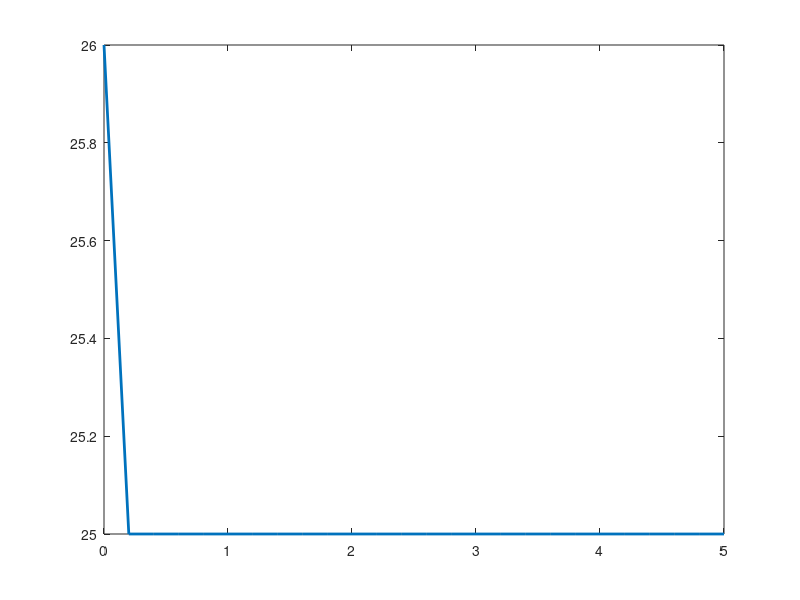

Source code (MATLAB): (Note: this script raises an error after producing the figure.)
% Solves Ut=D*Uxx for 0<x<5, 0<t<20 using 
% finite difference with the following BC's:
% u(0,x)=25
% u(t,5)=25
% ux(t,0)= -5

function utuxx_Nbc

dt = .01;
dx = .2;
D = 2;

L = D*dt/(dx^2);
Tmax = 1 + 20/dt;
Xmax = 1 + 5/dx;

u(1,1:Xmax) = 25;
u(1:Tmax,Xmax) = 25;

plot(0:dx:5,u(1,:),'linewidth',2);
title('t = 0');
axis([0 5 20 50]);
pause(.05);

for n = 1:(Tmax-1)
  u(n+1,1) = (1-2*L)*u(n,1) + 2*L*u(n,2) + 10*L*dx;
  for k = 2:(Xmax-1)
     u(n+1,k) = (1-2*L)*u(n,k) + L*u(n,k-1) + L*u(n,k+1);
  end

  plot(0:dx:5,u(n+1,:),'linewidth',2);
  title(['t = ' num2str(round(n*dt,1))] )
  axis([0 5 20 50]);
  grid
  pause(1e-3);

end

% u

